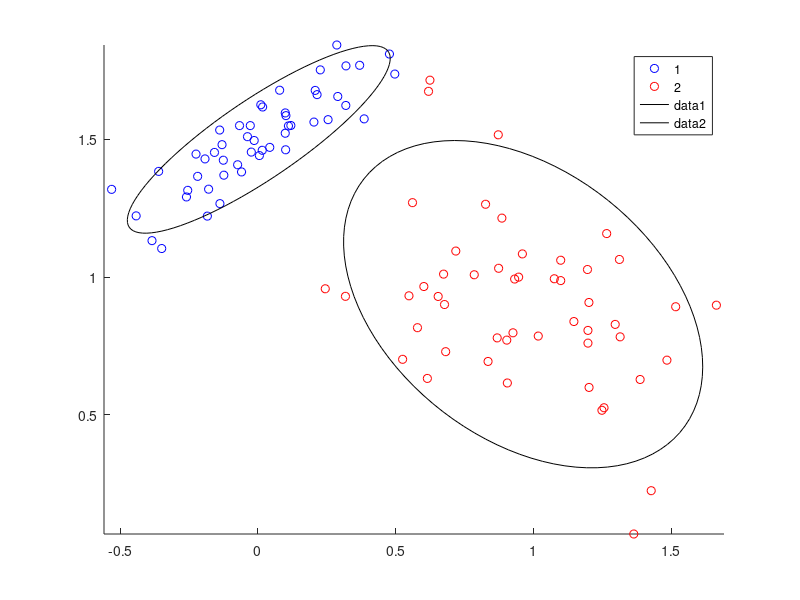

Write MATLAB code to recreate this figure.
%# generate data
clear
close all
clc

num = 50;
X = [ mvnrnd([0 1.5], [0.05 0.03 ; 0.03 0.025], num) ; ...
      mvnrnd([1 1], [0.09 -0.01 ; -0.01 0.09], num)   ];
G = [1*ones(num,1) ; 2*ones(num,1)];
Gt = G + round(rand(100,1));
gscatter(X(:,1), X(:,2), G,'br','oo')
axis equal, hold on

for k=1:2
    %# indices of points in this group
    idx = ( G == k );

    %# substract mean
    Mu = mean( X(idx,:) );
    X0 = bsxfun(@minus, X(idx,:), Mu);

    %# eigen decomposition [sorted by eigen values]
    [V D] = eig( X0'*X0 ./ (sum(idx)-1) );     %#' cov(X0)
    [D order] = sort(diag(D), 'descend');
    D = diag(D);
    V = V(:, order);

    t = linspace(0,2*pi,100);
    e = [cos(t) ; sin(t)];        %# unit circle
    VV = 2*V*sqrt(D);               %# scale eigenvectors
    e = bsxfun(@plus, VV*e, Mu'); %#' project circle back to orig space

    %# plot cov and major/minor axes
    i = rand;
    plot(e(1,:), e(2,:), 'Color','k');
    %#quiver(Mu(1),Mu(2), VV(1,1),VV(2,1), 'Color','k')
    %#quiver(Mu(1),Mu(2), VV(1,2),VV(2,2), 'Color','k')
end

